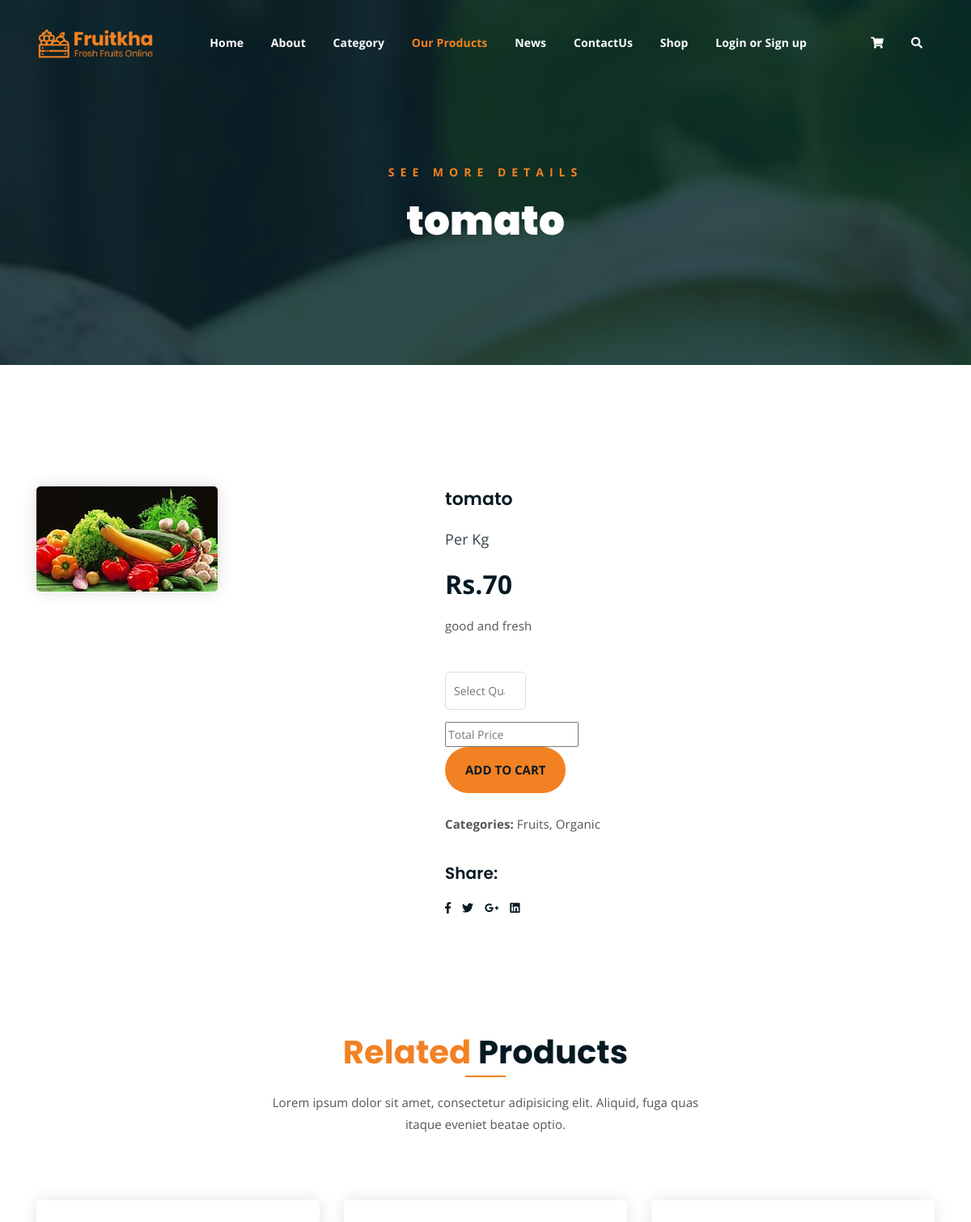
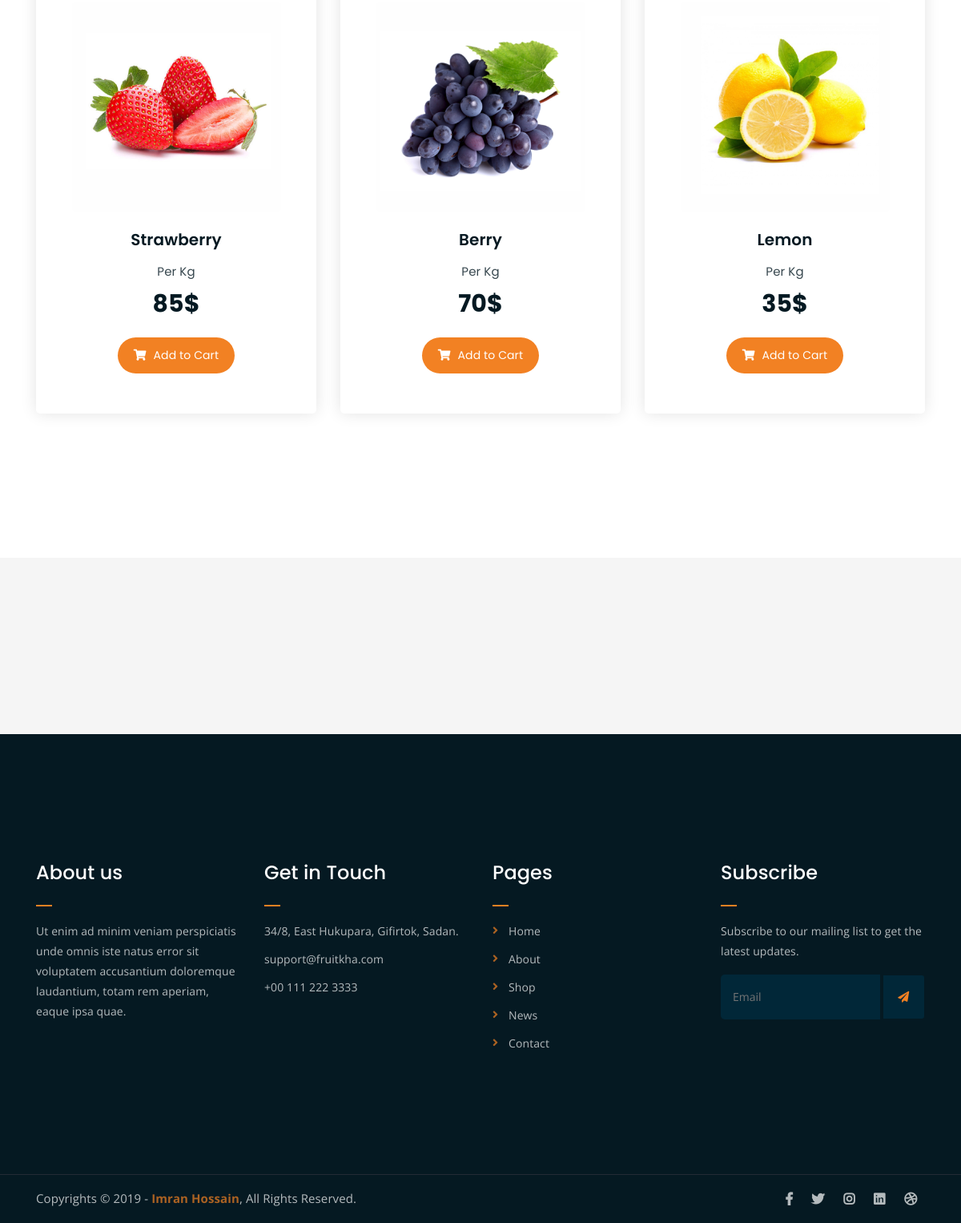
/single_propage/1/, run on the app's committed database (2 pictures, top to bottom).
### Backend/models.py (models this page shows)
class product_db(models.Model):
    Category=models.CharField(max_length=100,blank=True,null=True)
    Product_name=models.CharField(max_length=100,blank=True,null=True)
    Price=models.IntegerField(null=True,blank=True)
    pro_Description=models.CharField(max_length=100,blank=True,null=True)
    pro_image=models.ImageField(upload_to="category images",null=True,blank=True)

### webapp/views.py (the view)
# urls.py: path('single_propage/<int:proid>/',views.single_propage,name="single_propage"),
def single_propage(req,proid):
    data=product_db.objects.get(id=proid)
    return render(req,"single_product.html",{'data':data})

### webapp/templates/single_product.html (shortened to what this page needs)
<!DOCTYPE html>
{%load static%}
<html lang="en">
<head>
	<link rel="stylesheet" href="{% static 'assets/css/all.min.css'%}">
	<link rel="stylesheet" href="{% static 'assets/bootstrap/css/bootstrap.min.css'%}">
	<link rel="stylesheet" href="{% static 'assets/css/owl.carousel.css'%}">
	<link rel="stylesheet" href="{% static 'assets/css/magnific-popup.css'%}">
	<link rel="stylesheet" href="{% static 'assets/css/animate.css'%}">
	<link rel="stylesheet" href="{% static 'assets/css/meanmenu.min.css'%}">
	<link rel="stylesheet" href="{% static 'assets/css/main.css'%}">
	<link rel="stylesheet" href="{% static 'assets/css/responsive.css'%}">
</head>
<body>
	<div class="top-header-area" id="sticker">
		<div class="container">
			<div class="row">
				<div class="col-lg-12 col-sm-12 text-center">
					<div class="main-menu-wrap">
						<div class="site-logo">
							<a href="index.html">
								<img src="{% static 'assets/img/logo.png'%}" alt="">
							</a>
						</div>
						<nav class="main-menu">
							<ul>
								<li ><a href="#">Home</a>
								</li>
								<li><a href="{% url 'about' %}">About</a></li>
								<li><a href="#">Category</a>
								</li>
								<li class="current-list-item"><a href="{% url 'product'%}">Our Products</a>
								</li>
								<li><a href="#">News</a>
								</li>
								<li><a href="{% url 'contact'%}">ContactUs</a></li>
								<li><a href="#">Shop</a>
								</li>
								{% if request.session.Username %}
								<li><a href="{% url 'userlogout' %}">Welcome {{request.session.Username}}/logout</a>
								{% else %}
								<li><a href="{% url 'register_page'%}">Login or Sign up</a>
								{% endif %}
								<li>
									<div class="header-icons">
										<a class="shopping-cart" href="{% url 'cart_page' %}"><i class="fas fa-shopping-cart"></i></a>
										<a class="mobile-hide search-bar-icon" href="#"><i class="fas fa-search"></i></a>
									</div>
								</li>
							</ul>
						</nav>
					</div>
				</div>
			</div>
		</div>
	</div>
	<div class="breadcrumb-section breadcrumb-bg">
		<div class="container">
			<div class="row">
				<div class="col-lg-8 offset-lg-2 text-center">
					<div class="breadcrumb-text">
						<p>See more Details</p>
						<h1>{{data.Product_name}}</h1>
					</div>
				</div>
			</div>
		</div>
	</div>
	<div class="single-product mt-150 mb-150">
		<div class="container">
			<div class="row">
				<div class="col-md-5">
					<div class="single-product-img">
						<img src="{{data.pro_image.url}}" alt="">
					</div>
				</div>
				<div class="col-md-7">
					<div class="single-product-content">
						<h3>{{data.Product_name}}</h3>
						<p class="single-product-pricing"><span>Per Kg</span>Rs.{{data.Price}}</p>
						<p>{{data.pro_Description}}</p>
						<div class="single-product-form">
							<form method="post" action="{% url 'save_cart' %}">
								<input type="hidden" value="{{request.session.Username}}" readonly name="username"><br>
								<input type="number" placeholder="Select Quantity" min="1" id="qty" name="qun"><br>
								<input type="text" placeholder="Total Price" id="total" name="total">
								<input type="hidden" placeholder="price" id="price" value="{{data.Price}}"><br>
								<p><input type="submit" value="Add to cart"></p>
								</form><br>
							<p><strong>Categories: </strong>Fruits, Organic</p>
						</div>
						<h4>Share:</h4>
						<ul class="product-share">
							<li><a href=""><i class="fab fa-facebook-f"></i></a></li>
							<li><a href=""><i class="fab fa-twitter"></i></a></li>
							<li><a href=""><i class="fab fa-google-plus-g"></i></a></li>
							<li><a href=""><i class="fab fa-linkedin"></i></a></li>
						</ul>
					</div>
				</div>
			</div>
		</div>
	</div>
	<div class="more-products mb-150">
		<div class="container">
			<div class="row">
				<div class="col-lg-8 offset-lg-2 text-center">
					<div class="section-title">
						<h3><span class="orange-text">Related</span> Products</h3>
						<p>Lorem ipsum dolor sit amet, consectetur adipisicing elit. Aliquid, fuga quas itaque eveniet beatae optio.</p>
					</div>
				</div>
			</div>
			<div class="row">
				<div class="col-lg-4 col-md-6 text-center">
					<div class="single-product-item">
						<div class="product-image">
							<a href="single-product.html"><img src="{% static 'assets/img/products/product-img-1.jpg'%}" alt=""></a>
						</div>
						<h3>Strawberry</h3>
						<p class="product-price"><span>Per Kg</span> 85$ </p>
						<a href="cart.html" class="cart-btn"><i class="fas fa-shopping-cart"></i> Add to Cart</a>
					</div>
				</div>
				<div class="col-lg-4 col-md-6 text-center">
					<div class="single-product-item">
						<div class="product-image">
							<a href="single-product.html"><img src="{% static 'assets/img/products/product-img-2.jpg'%}" alt=""></a>
						</div>
						<h3>Berry</h3>
						<p class="product-price"><span>Per Kg</span> 70$ </p>
						<a href="cart.html" class="cart-btn"><i class="fas fa-shopping-cart"></i> Add to Cart</a>
					</div>
				</div>
				<div class="col-lg-4 col-md-6 offset-lg-0 offset-md-3 text-center">
					<div class="single-product-item">
						<div class="product-image">
							<a href="single-product.html"><img src="{% static 'assets/img/products/product-img-3.jpg'%}" alt=""></a>
						</div>
						<h3>Lemon</h3>
						<p class="product-price"><span>Per Kg</span> 35$ </p>
						<a href="cart.html" class="cart-btn"><i class="fas fa-shopping-cart"></i> Add to Cart</a>
					</div>
				</div>
			</div>
		</div>
	</div>
	<div class="logo-carousel-section">
		<div class="container">
			<div class="row">
				<div class="col-lg-12">
					<div class="logo-carousel-inner">
						<div class="single-logo-item">
							<img src="{% static 'assets/img/company-logos/1.png'%}" alt="">
						</div>
						<div class="single-logo-item">
							<img src="{% static 'assets/img/company-logos/2.png'%}" alt="">
						</div>
						<div class="single-logo-item">
							<img src="{% static 'assets/img/company-logos/3.png'%}" alt="">
						</div>
						<div class="single-logo-item">
							<img src="{% static 'assets/img/company-logos/4.png'%}" alt="">
						</div>
					</div>
				</div>
			</div>
		</div>
	</div>
	<div class="footer-area">
		<div class="container">
			<div class="row">
				<div class="col-lg-3 col-md-6">
					<div class="footer-box about-widget">
						<h2 class="widget-title">About us</h2>
						<p>Ut enim ad minim veniam perspiciatis unde omnis iste natus error sit voluptatem accusantium doloremque laudantium, totam rem aperiam, eaque ipsa quae.</p>
					</div>
				</div>
				<div class="col-lg-3 col-md-6">
					<div class="footer-box get-in-touch">
						<h2 class="widget-title">Get in Touch</h2>
						<ul>
							<li>34/8, East Hukupara, Gifirtok, Sadan.</li>
							<li>support@fruitkha.com</li>
							<li>+00 111 222 3333</li>
						</ul>
					</div>
				</div>
				<div class="col-lg-3 col-md-6">
					<div class="footer-box pages">
						<h2 class="widget-title">Pages</h2>
						<ul>
							<li><a href="index.html">Home</a></li>
							<li><a href="about.html">About</a></li>
							<li><a href="services.html">Shop</a></li>
							<li><a href="news.html">News</a></li>
							<li><a href="contact.html">Contact</a></li>
						</ul>
					</div>
				</div>
				<div class="col-lg-3 col-md-6">
					<div class="footer-box subscribe">
						<h2 class="widget-title">Subscribe</h2>
						<p>Subscribe to our mailing list to get the latest updates.</p>
						<form action="index.html">
							<input type="email" placeholder="Email">
							<button type="submit"><i class="fas fa-paper-plane"></i></button>
						</form>
					</div>
				</div>
			</div>
		</div>
	</div>
	<div class="copyright">
		<div class="container">
			<div class="row">
				<div class="col-lg-6 col-md-12">
					<p>Copyrights &copy; 2019 - <a href="https://imransdesign.com/">Imran Hossain</a>,  All Rights Reserved.</p>
				</div>
				<div class="col-lg-6 text-right col-md-12">
					<div class="social-icons">
						<ul>
							<li><a href="#" target="_blank"><i class="fab fa-facebook-f"></i></a></li>
							<li><a href="#" target="_blank"><i class="fab fa-twitter"></i></a></li>
							<li><a href="#" target="_blank"><i class="fab fa-instagram"></i></a></li>
							<li><a href="#" target="_blank"><i class="fab fa-linkedin"></i></a></li>
							<li><a href="#" target="_blank"><i class="fab fa-dribbble"></i></a></li>
						</ul>
					</div>
				</div>
			</div>
		</div>
	</div>
</body>
</html>

### data on the page
product_db: Product_name "tomato", pro_image (picture), Price "70", pro_Description "good and fresh"
